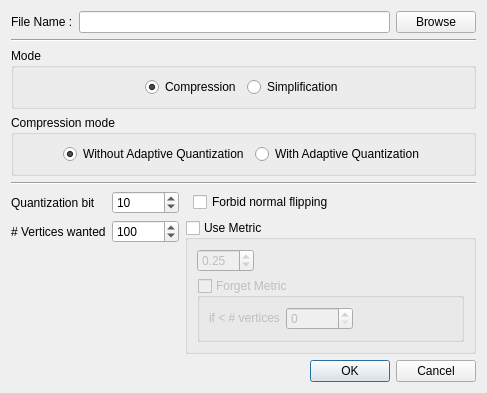
<?xml version="1.0" encoding="UTF-8"?>
<ui version="4.0">
 <class>SettingsComp</class>
 <widget class="QDialog" name="SettingsComp">
  <property name="geometry">
   <rect>
    <x>0</x>
    <y>0</y>
    <width>382</width>
    <height>356</height>
   </rect>
  </property>
  <property name="windowTitle">
   <string>Settings</string>
  </property>
  <layout class="QVBoxLayout" name="verticalLayout">
   <property name="sizeConstraint">
    <enum>QLayout::SetFixedSize</enum>
   </property>
   <item>
    <layout class="QGridLayout" name="gridLayout_4">
     <item row="0" column="0">
      <widget class="QLabel" name="label_5">
       <property name="text">
        <string>File Name :</string>
       </property>
      </widget>
     </item>
     <item row="0" column="1">
      <widget class="QLineEdit" name="file_name"/>
     </item>
     <item row="0" column="2">
      <widget class="QPushButton" name="pushButtonBrowse">
       <property name="text">
        <string>Browse</string>
       </property>
      </widget>
     </item>
    </layout>
   </item>
   <item>
    <widget class="Line" name="line">
     <property name="orientation">
      <enum>Qt::Horizontal</enum>
     </property>
    </widget>
   </item>
   <item>
    <widget class="QGroupBox" name="groupBox">
     <property name="title">
      <string>Mode</string>
     </property>
     <layout class="QHBoxLayout" name="horizontalLayout">
      <item>
       <spacer name="horizontalSpacer_6">
        <property name="orientation">
         <enum>Qt::Horizontal</enum>
        </property>
        <property name="sizeHint" stdset="0">
         <size>
          <width>40</width>
          <height>20</height>
         </size>
        </property>
       </spacer>
      </item>
      <item>
       <widget class="QRadioButton" name="radioCompression">
        <property name="text">
         <string>Compression</string>
        </property>
        <property name="checked">
         <bool>true</bool>
        </property>
       </widget>
      </item>
      <item>
       <widget class="QRadioButton" name="radioSimplification">
        <property name="text">
         <string>Simplification</string>
        </property>
       </widget>
      </item>
      <item>
       <spacer name="horizontalSpacer_7">
        <property name="orientation">
         <enum>Qt::Horizontal</enum>
        </property>
        <property name="sizeHint" stdset="0">
         <size>
          <width>40</width>
          <height>20</height>
         </size>
        </property>
       </spacer>
      </item>
     </layout>
    </widget>
   </item>
   <item>
    <widget class="QGroupBox" name="groupBox_2">
     <property name="title">
      <string>Compression mode</string>
     </property>
     <layout class="QHBoxLayout" name="horizontalLayout_5">
      <item>
       <spacer name="horizontalSpacer_8">
        <property name="orientation">
         <enum>Qt::Horizontal</enum>
        </property>
        <property name="sizeHint" stdset="0">
         <size>
          <width>40</width>
          <height>20</height>
         </size>
        </property>
       </spacer>
      </item>
      <item>
       <widget class="QRadioButton" name="radioWithout">
        <property name="text">
         <string>Without Adaptive Quantization</string>
        </property>
        <property name="checked">
         <bool>true</bool>
        </property>
       </widget>
      </item>
      <item>
       <widget class="QRadioButton" name="radioWith">
        <property name="text">
         <string>With Adaptive Quantization</string>
        </property>
       </widget>
      </item>
      <item>
       <spacer name="horizontalSpacer_9">
        <property name="orientation">
         <enum>Qt::Horizontal</enum>
        </property>
        <property name="sizeHint" stdset="0">
         <size>
          <width>40</width>
          <height>20</height>
         </size>
        </property>
       </spacer>
      </item>
     </layout>
    </widget>
   </item>
   <item>
    <widget class="Line" name="line_2">
     <property name="orientation">
      <enum>Qt::Horizontal</enum>
     </property>
    </widget>
   </item>
   <item>
    <layout class="QGridLayout" name="gridLayout_2">
     <item row="0" column="0">
      <widget class="QLabel" name="label_3">
       <property name="text">
        <string>Quantization bit</string>
       </property>
      </widget>
     </item>
     <item row="0" column="1">
      <widget class="QSpinBox" name="quanti">
       <property name="value">
        <number>10</number>
       </property>
      </widget>
     </item>
     <item row="1" column="1">
      <widget class="QSpinBox" name="number_vertices">
       <property name="maximum">
        <number>9999999</number>
       </property>
       <property name="value">
        <number>100</number>
       </property>
      </widget>
     </item>
     <item row="1" column="0">
      <widget class="QLabel" name="label">
       <property name="text">
        <string># Vertices wanted</string>
       </property>
      </widget>
     </item>
     <item row="1" column="3" rowspan="2">
      <widget class="QGroupBox" name="useMetric">
       <property name="title">
        <string>Use Metric</string>
       </property>
       <property name="checkable">
        <bool>true</bool>
       </property>
       <property name="checked">
        <bool>false</bool>
       </property>
       <layout class="QGridLayout" name="gridLayout">
        <item row="1" column="0" colspan="2">
         <widget class="QGroupBox" name="forgetMetric">
          <property name="title">
           <string>Forget Metric</string>
          </property>
          <property name="checkable">
           <bool>true</bool>
          </property>
          <property name="checked">
           <bool>false</bool>
          </property>
          <layout class="QHBoxLayout" name="horizontalLayout_3">
           <item>
            <widget class="QLabel" name="label_2">
             <property name="text">
              <string>if &lt; # vertices</string>
             </property>
            </widget>
           </item>
           <item>
            <widget class="QSpinBox" name="forget_metric_value">
             <property name="maximum">
              <number>9999999</number>
             </property>
            </widget>
           </item>
           <item>
            <spacer name="horizontalSpacer_3">
             <property name="orientation">
              <enum>Qt::Horizontal</enum>
             </property>
             <property name="sizeHint" stdset="0">
              <size>
               <width>40</width>
               <height>20</height>
              </size>
             </property>
            </spacer>
           </item>
          </layout>
         </widget>
        </item>
        <item row="0" column="0">
         <widget class="QDoubleSpinBox" name="metric_value">
          <property name="value">
           <double>0.250000000000000</double>
          </property>
         </widget>
        </item>
        <item row="0" column="1">
         <spacer name="horizontalSpacer_2">
          <property name="orientation">
           <enum>Qt::Horizontal</enum>
          </property>
          <property name="sizeHint" stdset="0">
           <size>
            <width>40</width>
            <height>20</height>
           </size>
          </property>
         </spacer>
        </item>
       </layout>
      </widget>
     </item>
     <item row="2" column="0">
      <spacer name="verticalSpacer_4">
       <property name="orientation">
        <enum>Qt::Vertical</enum>
       </property>
       <property name="sizeHint" stdset="0">
        <size>
         <width>20</width>
         <height>40</height>
        </size>
       </property>
      </spacer>
     </item>
     <item row="0" column="3">
      <layout class="QHBoxLayout" name="horizontalLayout_2">
       <item>
        <spacer name="horizontalSpacer">
         <property name="orientation">
          <enum>Qt::Horizontal</enum>
         </property>
         <property name="sizeType">
          <enum>QSizePolicy::Fixed</enum>
         </property>
         <property name="sizeHint" stdset="0">
          <size>
           <width>8</width>
           <height>20</height>
          </size>
         </property>
        </spacer>
       </item>
       <item>
        <widget class="QCheckBox" name="normal_flipping">
         <property name="text">
          <string>Forbid normal flipping</string>
         </property>
        </widget>
       </item>
      </layout>
     </item>
    </layout>
   </item>
   <item>
    <widget class="QDialogButtonBox" name="buttonBox">
     <property name="orientation">
      <enum>Qt::Horizontal</enum>
     </property>
     <property name="standardButtons">
      <set>QDialogButtonBox::Cancel|QDialogButtonBox::Ok</set>
     </property>
    </widget>
   </item>
  </layout>
 </widget>
 <resources/>
 <connections>
  <connection>
   <sender>buttonBox</sender>
   <signal>accepted()</signal>
   <receiver>SettingsComp</receiver>
   <slot>accept()</slot>
   <hints>
    <hint type="sourcelabel">
     <x>248</x>
     <y>254</y>
    </hint>
    <hint type="destinationlabel">
     <x>157</x>
     <y>274</y>
    </hint>
   </hints>
  </connection>
  <connection>
   <sender>buttonBox</sender>
   <signal>rejected()</signal>
   <receiver>SettingsComp</receiver>
   <slot>reject()</slot>
   <hints>
    <hint type="sourcelabel">
     <x>316</x>
     <y>260</y>
    </hint>
    <hint type="destinationlabel">
     <x>286</x>
     <y>274</y>
    </hint>
   </hints>
  </connection>
 </connections>
</ui>
